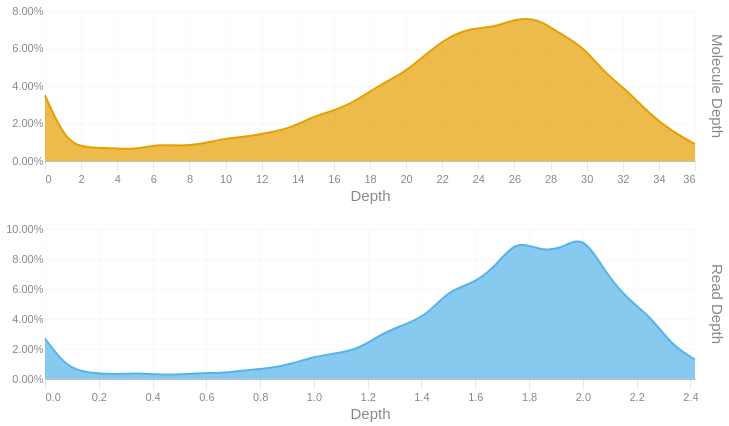

The code cell stored with this chart in its notebook:
### Code cell
readdep = depth_hist(tb['Read Depth'], q99, 3)
readdep = readdep.with_columns(pl.lit('Read Depth').alias('Metric'))
if not SKIPLR:
    moldep = depth_hist(tb['Molecule Depth'], mol_q99, 1)
    moldep = moldep.with_columns(pl.lit('Molecule Depth').alias('Metric'))
    _hist = pl.concat([readdep, moldep])
    _hist = _hist.filter(pl.col('Proportion') != 0)
    with SafeRender(_hist):
        (
            alt.Chart(_hist)        
            .mark_area(interpolate = "basis")
            .encode(
                x=alt.X('Bin:Q').scale(domainMin=0).axis(alt.Axis(title='Depth')),
                y = alt.Y('Proportion:Q', title = None).axis(format = '.2%'),
                color = alt.Color('Metric:N').legend(None),
                row = alt.Row("Metric:N").header(title = None, labelOrient = 'right'),
                tooltip = [
                    alt.Tooltip("Metric:N", title = "Metric"),
                    alt.Tooltip('Interval:N', title = "Depth Interval"),
                    alt.Tooltip('Proportion:Q', title = "% Alignments").format('.2%')
                ]
            )
            .resolve_scale(x='independent', y='independent')
            .properties(
                height = 150, width = 650,
                usermeta={'embedOptions': {'downloadFileName': f'{samplename}.depth.hist'}}
            )
        ).display()
else:
    readdep = readdep.filter(pl.col('Proportion') != 0)
    with SafeRender(readdep):
        (
            alt.Chart(readdep)        
            .mark_area(interpolate = "basis")
            .encode(
                x=alt.X('Bin:Q').scale(domainMin=0).axis(alt.Axis(title='Depth')),
                y = alt.Y('Proportion:Q', title = None).axis(format = '.2%'),
                tooltip = [
                    alt.Tooltip('Interval:N', title = "Depth Interval"),
                    alt.Tooltip('Proportion:Q', title = "% Alignments").format('.2%')
                ]
            )
            .properties(
                usermeta={'embedOptions': {'downloadFileName': f'{samplename}.depth.hist'}}
            )
        ).display()

### Figure 1 — Vega-Lite specification as saved in the notebook (floating-point values rounded to 4 significant figures)
{"width": 650, "height": 150, "config": {"title": {"anchor": "start", "dy": -15, "fontSize": 18, "color": "#888888", "subtitleColor": "#888888", "subtitleFontSize": 14}, "arc": {"fill": "#0072B2"}, "axis": {"domainColor": "#888888", "domainWidth": 0.5, "gridWidth": 0.2, "grid": false, "titleFontWeight": 400, "titleFontSize": 15, "labelFontSize": 11, "labelColor": "#888888", "tickColor": "#888888", "tickWidth": 0.2, "titleColor": "#888888"}, "axisBand": {"grid": false}, "axisX": {"grid": true, "tickSize": 10, "domainCap": "round"}, "axisY": {"domain": false, "grid": true, "tickSize": 0, "domainCap": "round"}, "background": "transparent", "header": {"labelFontSize": 15, "labelColor": "#888888", "titleFontSize": 15, "titleFontWeight": 600, "titleColor": "#888888"}, "legend": {"labelFont": "sans-serif", "labelFontSize": 12, "labelColor": "#888888", "symbolSize": 100, "symbolType": "circle", "titleFontSize": 12, "titlePadding": 10, "titleColor": "#888888", "title": null}, "range": {"category": ["#E69F00", "#56B4E9", "#009E73", "#F0E442", "#0072B2", "#D55E00", "#CC79A7", "#000000"], "diverging": ["#cfe8f3", "#a2d4ec", "#73bfe2", "#46abdb", "#1696d2", "#12719e"]}, "area": {"fill": "#0072B2", "fillOpacity": 0.7, "line": true, "strokeOpacity": 0.7}, "line": {"color": "#0072B2", "stroke": "#0072B2", "strokeWidth": 2}, "trail": {"color": "#0072B2", "stroke": "#0072B2", "strokeWidth": 0, "size": 1}, "point": {"filled": true, "fillOpacity": 1.0, "size": 95}, "text": {"color": "#888888", "fontSize": 11, "align": "right", "fontWeight": 400, "size": 11}, "bar": {"fill": "#0072B2", "stroke": null}, "view": {"stroke": null, "continuousWidth": 660, "continuousHeight": 400}}, "data": {"name": "data-8c04921e1e38bef1e50296f369d758a1"}, "mark": {"type": "area", "interpolate": "basis"}, "encoding": {"color": {"field": "Metric", "legend": null, "type": "nominal"}, "row": {"field": "Metric", "header": {"title": null, "labelOrient": "right"}, "type": "nominal"}, "tooltip": [{"field": "Metric", "title": "Metric", "type": "nominal"}, {"field": "Interval", "title": "Depth Interval", "type": "nominal"}, {"field": "Proportion", "format": ".2%", "title": "% Alignments", "type": "quantitative"}], "x": {"axis": {"title": "Depth"}, "field": "Bin", "scale": {"domainMin": 0}, "type": "quantitative"}, "y": {"axis": {"format": ".2%"}, "field": "Proportion", "title": null, "type": "quantitative"}}, "resolve": {"scale": {"x": "independent", "y": "independent"}}, "usermeta": {"embedOptions": {"downloadFileName": "S5_Kennetcook_3556.depth.hist"}}, "$schema": "https://vega.github.io/schema/vega-lite/v6.1.0.json", "datasets": {"data-8c04921e1e38bef1e50296f369d758a1": [{"Bin": 0.0, "Interval": "0.0-0.083", "Proportion": 0.027, "Metric": "Read Depth"}, {"Bin": 0.083, "Interval": "0.083-0.167", "Proportion": 0.007, "Metric": "Read Depth"}, {"Bin": 0.167, "Interval": "0.167-0.25", "Proportion": 0.004, "Metric": "Read Depth"}, {"Bin": 0.25, "Interval": "0.25-0.333", "Proportion": 0.003, "Metric": "Read Depth"}, {"Bin": 0.333, "Interval": "0.333-0.417", "Proportion": 0.004, "Metric": "Read Depth"}, {"Bin": 0.417, "Interval": "0.417-0.5", "Proportion": 0.003, "Metric": "Read Depth"}, {"Bin": 0.5, "Interval": "0.5-0.583", "Proportion": 0.003, "Metric": "Read Depth"}, {"Bin": 0.583, "Interval": "0.583-0.667", "Proportion": 0.004, "Metric": "Read Depth"}, {"Bin": 0.667, "Interval": "0.667-0.75", "Proportion": 0.004, "Metric": "Read Depth"}, {"Bin": 0.75, "Interval": "0.75-0.833", "Proportion": 0.006, "Metric": "Read Depth"}, {"Bin": 0.833, "Interval": "0.833-0.917", "Proportion": 0.007, "Metric": "Read Depth"}, {"Bin": 0.917, "Interval": "0.917-1.0", "Proportion": 0.01, "Metric": "Read Depth"}, {"Bin": 1.0, "Interval": "1.0-1.083", "Proportion": 0.015, "Metric": "Read Depth"}, {"Bin": 1.083, "Interval": "1.083-1.167", "Proportion": 0.017, "Metric": "Read Depth"}, {"Bin": 1.167, "Interval": "1.167-1.25", "Proportion": 0.02, "Metric": "Read Depth"}, {"Bin": 1.25, "Interval": "1.25-1.333", "Proportion": 0.03, "Metric": "Read Depth"}, {"Bin": 1.333, "Interval": "1.333-1.417", "Proportion": 0.036, "Metric": "Read Depth"}, {"Bin": 1.417, "Interval": "1.417-1.5", "Proportion": 0.042, "Metric": "Read Depth"}, {"Bin": 1.5, "Interval": "1.5-1.583", "Proportion": 0.059, "Metric": "Read Depth"}, {"Bin": 1.583, "Interval": "1.583-1.667", "Proportion": 0.063, "Metric": "Read Depth"}, {"Bin": 1.667, "Interval": "1.667-1.75", "Proportion": 0.073, "Metric": "Read Depth"}, {"Bin": 1.75, "Interval": "1.75-1.833", "Proportion": 0.093, "Metric": "Read Depth"}, {"Bin": 1.833, "Interval": "1.833-1.917", "Proportion": 0.086, "Metric": "Read Depth"}, {"Bin": 1.917, "Interval": "1.917-2.0", "Proportion": 0.086, "Metric": "Read Depth"}, {"Bin": 2.0, "Interval": "2.0-2.083", "Proportion": 0.097, "Metric": "Read Depth"}, {"Bin": 2.083, "Interval": "2.083-2.167", "Proportion": 0.071, "Metric": "Read Depth"}, {"Bin": 2.167, "Interval": "2.167-2.25", "Proportion": 0.053, "Metric": "Read Depth"}, {"Bin": 2.25, "Interval": "2.25-2.333", "Proportion": 0.042, "Metric": "Read Depth"}, {"Bin": 2.333, "Interval": "2.333-2.417", "Proportion": 0.022, "Metric": "Read Depth"}, {"Bin": 2.417, "Interval": "2.417-2.5", "Proportion": 0.013, "Metric": "Read Depth"}, {"Bin": 0.0, "Interval": "0.0-1.2", "Proportion": 0.035, "Metric": "Molecule Depth"}, {"Bin": 1.2, "Interval": "1.2-2.5", "Proportion": 0.009, "Metric": "Molecule Depth"}, {"Bin": 2.5, "Interval": "2.5-3.7", "Proportion": 0.007, "Metric": "Molecule Depth"}, {"Bin": 3.7, "Interval": "3.7-5.0", "Proportion": 0.007, "Metric": "Molecule Depth"}, {"Bin": 5.0, "Interval": "5.0-6.2", "Proportion": 0.006, "Metric": "Molecule Depth"}, {"Bin": 6.2, "Interval": "6.2-7.4", "Proportion": 0.009, "Metric": "Molecule Depth"}, {"Bin": 7.4, "Interval": "7.4-8.7", "Proportion": 0.008, "Metric": "Molecule Depth"}, {"Bin": 8.7, "Interval": "8.7-9.9", "Proportion": 0.009, "Metric": "Molecule Depth"}, {"Bin": 9.9, "Interval": "9.9-11.2", "Proportion": 0.012, "Metric": "Molecule Depth"}, {"Bin": 11.2, "Interval": "11.2-12.4", "Proportion": 0.013, "Metric": "Molecule Depth"}, {"Bin": 12.4, "Interval": "12.4-13.7", "Proportion": 0.015, "Metric": "Molecule Depth"}, {"Bin": 13.7, "Interval": "13.7-14.9", "Proportion": 0.018, "Metric": "Molecule Depth"}, {"Bin": 14.9, "Interval": "14.9-16.1", "Proportion": 0.024, "Metric": "Molecule Depth"}, {"Bin": 16.1, "Interval": "16.1-17.4", "Proportion": 0.027, "Metric": "Molecule Depth"}, {"Bin": 17.4, "Interval": "17.4-18.6", "Proportion": 0.033, "Metric": "Molecule Depth"}, {"Bin": 18.6, "Interval": "18.6-19.9", "Proportion": 0.041, "Metric": "Molecule Depth"}, {"Bin": 19.9, "Interval": "19.9-21.1", "Proportion": 0.047, "Metric": "Molecule Depth"}, {"Bin": 21.1, "Interval": "21.1-22.3", "Proportion": 0.057, "Metric": "Molecule Depth"}, {"Bin": 22.3, "Interval": "22.3-23.6", "Proportion": 0.066, "Metric": "Molecule Depth"}, {"Bin": 23.6, "Interval": "23.6-24.8", "Proportion": 0.071, "Metric": "Molecule Depth"}, {"Bin": 24.8, "Interval": "24.8-26.1", "Proportion": 0.071, "Metric": "Molecule Depth"}, {"Bin": 26.1, "Interval": "26.1-27.3", "Proportion": 0.076, "Metric": "Molecule Depth"}, {"Bin": 27.3, "Interval": "27.3-28.5", "Proportion": 0.076, "Metric": "Molecule Depth"}, {"Bin": 28.5, "Interval": "28.5-29.8", "Proportion": 0.068, "Metric": "Molecule Depth"}, {"Bin": 29.8, "Interval": "29.8-31.0", "Proportion": 0.061, "Metric": "Molecule Depth"}, {"Bin": 31.0, "Interval": "31.0-32.3", "Proportion": 0.047, "Metric": "Molecule Depth"}, {"Bin": 32.3, "Interval": "32.3-33.5", "Proportion": 0.037, "Metric": "Molecule Depth"}, {"Bin": 33.5, "Interval": "33.5-34.7", "Proportion": 0.025, "Metric": "Molecule Depth"}, {"Bin": 34.7, "Interval": "34.7-36.0", "Proportion": 0.016, "Metric": "Molecule Depth"}, {"Bin": 36.0, "Interval": "36.0-37.23", "Proportion": 0.009, "Metric": "Molecule Depth"}]}}
